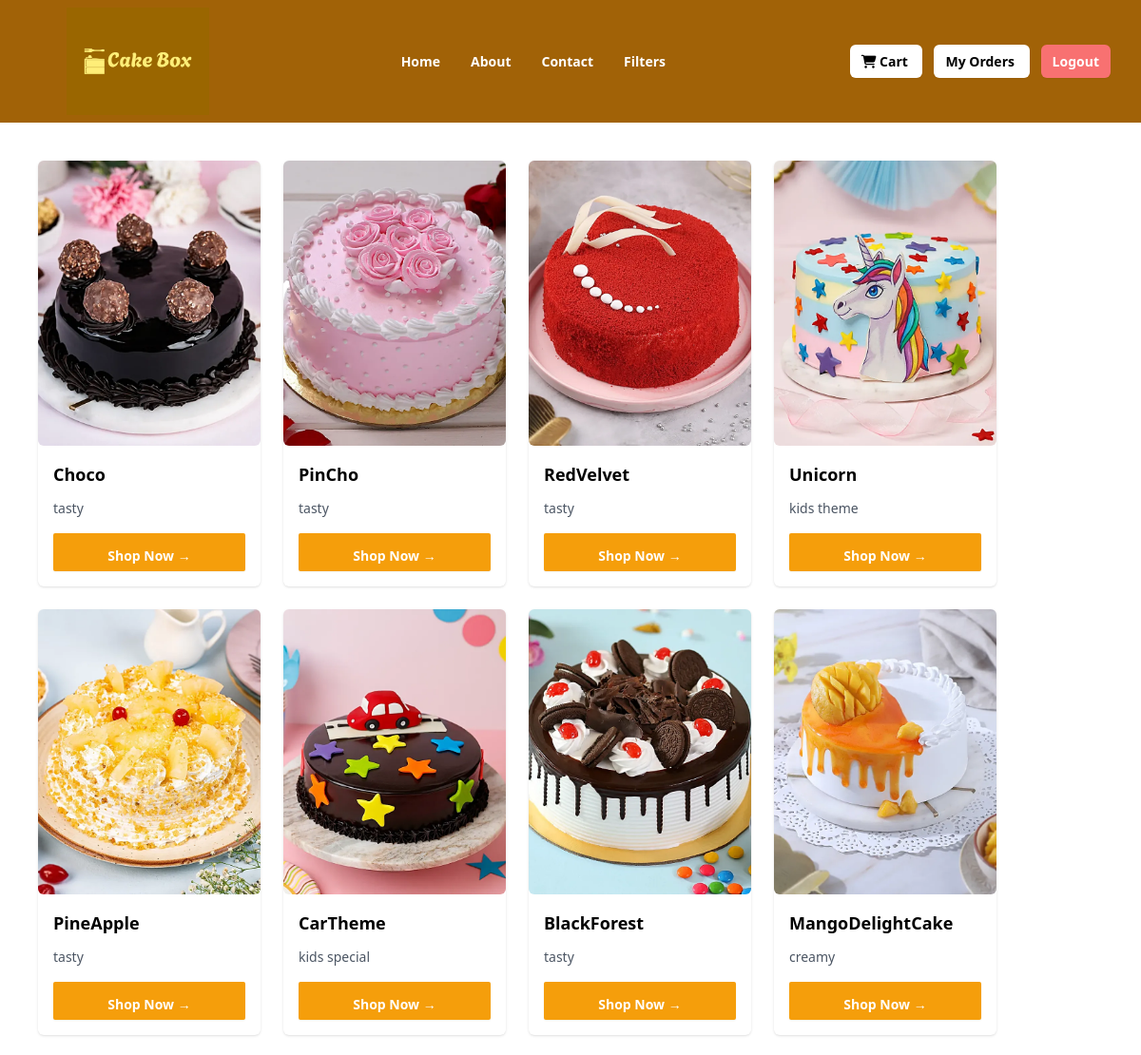
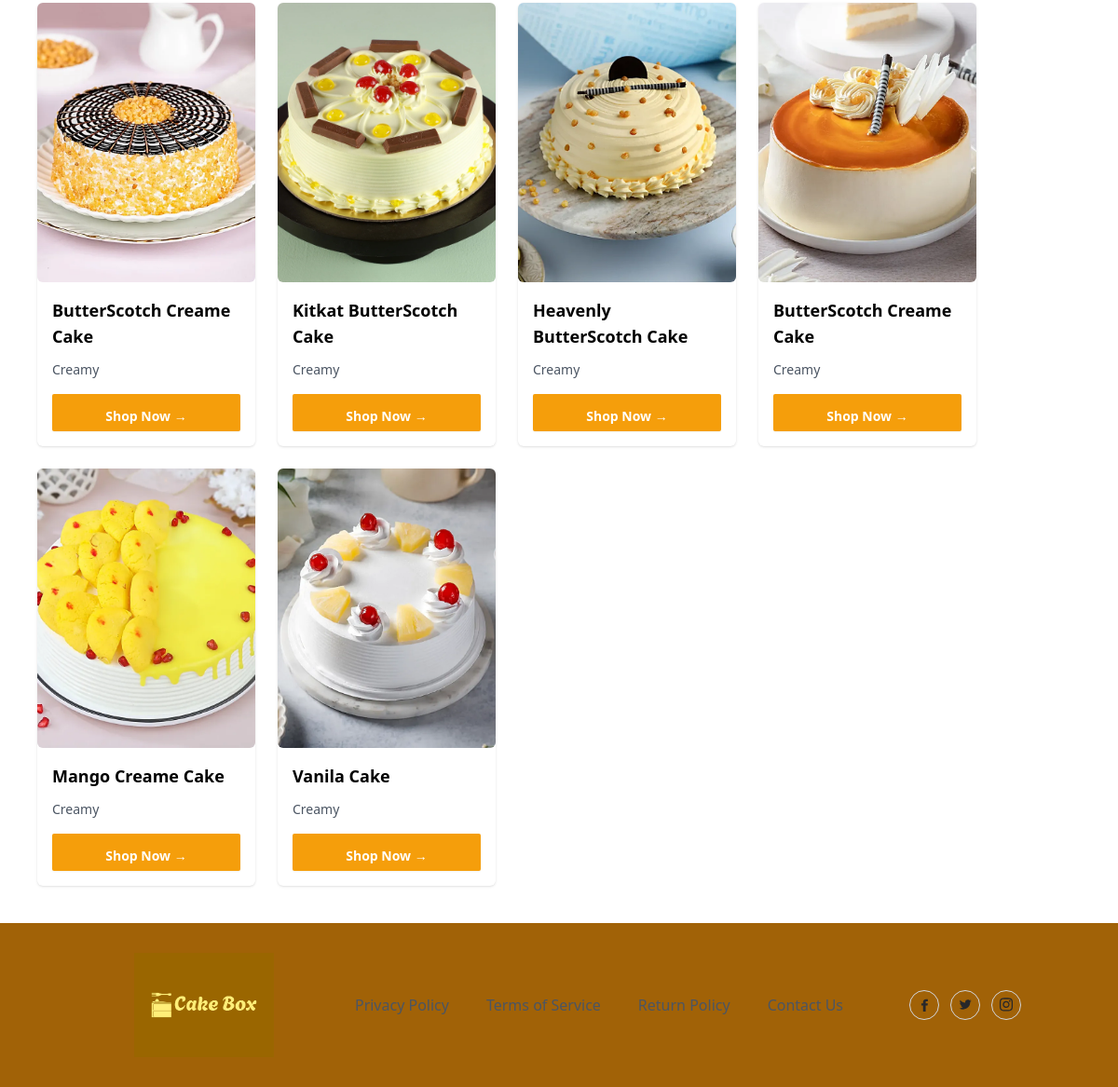
The app's page /index/ with its own data (2 pictures, top to bottom).
### kart/models.py (models this page shows, shortened)
class Cake(models.Model):
    title = models.CharField(max_length=200)
    description = models.TextField(null=True, blank=True)
    category_object = models.ForeignKey(Category,on_delete=models.CASCADE)
    size_object=models.ManyToManyField(Size)
    flavour_object = models.ManyToManyField(Flavour)
    occasion_object=models.ForeignKey(Occasion,on_delete=models.CASCADE)
    tag_object=models.ManyToManyField(Tag)
    image = models.ImageField(upload_to='product_images', null=True, blank=True, default='product_images/default.jpg')
    created_date = models.DateTimeField(auto_now_add=True)
    updated_date = models.DateTimeField(auto_now=True)
    is_active = models.BooleanField(default=True)

### kart/views.py (the view)
# urls.py: path("index/",views.IndexView.as_view(),name="index"),
class IndexView(View):
    def get(self,request,*args,**kwargs):
        qs=Cake.objects.all()
        return render(request,"index.html",{"data":qs})

### kart/templates/index.html (shortened to what this page needs)
{%extends 'base.html'%}
{%block main_block%}
<div class="container ms-8">
  <div class="mx-auto grid w-full max-w-7xl items-center space-y-4 px-2 py-10 md:grid-cols-2 md:gap-6 md:space-y-0 lg:grid-cols-4">
    {%for c in data%}
    <div class="rounded-md shadow" data-aos="zoom-in-up"
    data-aos-duration="3000">
      <img
        src="{{c.image.url}}"
        alt="cake"
        class="rounded-md aspect-[16/9] w-full  md:aspect-auto md:h-[300px] lg:h-[300px] object-cover"
      />
      <div class="p-4">
        <h1 class="inline-flex items-center text-lg font-semibold">
          {{c.title}}
        </h1>
        <p class="mt-3 text-sm text-gray-600">
          {{c.description}}
        </p>
        <button
          type="button"
          class="mt-4 w-full rounded-sm bg-amber-500 px-2 py-1.5 text-sm font-semibold text-white shadow-sm hover:bg-black/80 focus-visible:outline focus-visible:outline-2 focus-visible:outline-offset-2 focus-visible:outline-black"
        >
        <a href="{% url 'cake-detail' c.id%}" class="mt-2 inline-flex cursor-pointer items-center text-sm font-semibold text-white">
          Shop Now →
        </a>
        </button>
      </div>
    </div>
  {%endfor%}
  </div>
</div>
{%endblock%}

### kart/templates/base.html (shortened to what this page needs)
<!DOCTYPE html>
{%load static%}
<html lang="en">
<head>
    <link href="https://unpkg.com/aos@2.3.1/dist/aos.css" rel="stylesheet">
  <link rel="stylesheet" href="https://cdnjs.cloudflare.com/ajax/libs/font-awesome/6.5.1/css/all.min.css"
 />
    <script src="https://cdn.tailwindcss.com"></script>
</head>
<body>
    <div class="relative w-full bg-yellow-700 text-white">
        <div class="mx-auto flex max-w-7xl items-center justify-between px-4 py-2 sm:px-6 lg:px-8">
          <div class="inline-flex items-center space-x-2">
            <span>
              <svg
                width="30"
                height="30"
                viewBox="0 0 50 56"
                fill="none"
                xmlns="http://www.w3.org/2000/svg"
              >
              </svg>
            </span>
           <a href="{%url 'index'%}"><img src="{%static 'images/cake-box-high-resolution-logo (1).jpeg'%}" alt="logo" width="150px" height="100px"></a>
          </div>
          <div class="hidden lg:block">
            <ul class="inline-flex space-x-8">
              <li>
                <a
                  href="{%url 'index'%}"
                  class="text-sm font-semibold text-white-800 hover:text-yellow-500"
                >
                  Home
                </a>
              </li>
              <li>
                <a
                  href="{%url 'about'%}"
                  class="text-sm font-semibold text-white-800 hover:text-yellow-500"
                >
                  About
                </a>
              </li>
              <li>
                <a
                  href="{%url 'contact'%}"
                  class="text-sm font-semibold text-white-800 hover:text-yellow-500"
                >
                  Contact
                </a>
              </li>
              <li>
                <a
                  href="{%url 'filter-list'%}"
                  class="text-sm font-semibold text-white-800 hover:text-yellow-500"
                >
                  Filters
                </a>
              </li>
            </ul>
          </div>
          <div class="hidden lg:block">
            <a
              href="{%url 'cart-summary'%}"
              class="rounded-md bg-white px-3 py-2 text-sm font-semibold text-black shadow-sm hover:bg-white/80 focus-visible:outline focus-visible:outline-2 focus-visible:outline-offset-2 focus-visible:outline-black"
            >
            <i class="fa-solid fa-cart-shopping"></i>
              Cart
            </a>
            <a
              href="{%url 'order-summary'%}"
              class="rounded-md bg-white px-3 ms-3 py-2 text-sm font-semibold text-black shadow-sm hover:bg-white/80 focus-visible:outline focus-visible:outline-2 focus-visible:outline-offset-2 focus-visible:outline-black"
            >
              My Orders
            </a>
            <a
              href="{%url 'signout'%}"
              class="rounded-md ms-3 bg-red-400 px-3 py-2 text-sm font-semibold text-white shadow-sm hover:bg-white/80 focus-visible:outline focus-visible:outline-2 focus-visible:outline-offset-2 focus-visible:outline-black"
            >
              Logout
            </a>
          </div>
        </div>
      </div>
    {%block main_block%}
    {%endblock%}
    <section class="relative overflow-hidden  bg-yellow-700 text-white py-8">
        <div class="container relative z-10 mx-auto px-4">
          <div class="-m-8 flex flex-wrap items-center justify-between">
            <div class="w-auto p-8">
              <a href="#">
                <div class="inline-flex items-center">
                  <a href="{%url 'index'%}"><img src="{%static 'images/cake-box-high-resolution-logo (1).jpeg'%}" alt="logo" width="150px" height="100px"></a>
                </div>
              </a>
            </div>
            <div class="w-auto p-8">
              <ul class="-m-5 flex flex-wrap items-center">
                <li class="p-5">
                  <a class="font-medium text-gray-600 hover:text-gray-700" href="#">
                    Privacy Policy
                  </a>
                </li>
                <li class="p-5">
                  <a class="font-medium text-gray-600 hover:text-gray-700" href="#">
                    Terms of Service
                  </a>
                </li>
                <li class="p-5">
                  <a class="font-medium text-gray-600 hover:text-gray-700" href="#">
                    Return Policy
                  </a>
                </li>
                <li class="p-5">
                  <a class="font-medium text-gray-600 hover:text-gray-700" href="{%url 'contact'%}">
                    Contact Us
                  </a>
                </li>
              </ul>
            </div>
            <div class="w-auto p-8">
              <div class="-m-1.5 flex flex-wrap">
                <div class="w-auto p-1.5">
                  <a href="#">
                    <div class="flex h-8 w-8 items-center justify-center rounded-full border border-gray-300 hover:border-gray-400">
                    </div>
                  </a>
                </div>
                <div class="w-auto p-1.5">
                  <a href="#">
                    <div class="flex h-8 w-8 items-center justify-center rounded-full border border-gray-300 hover:border-gray-400">
                    </div>
                  </a>
                </div>
                <div class="w-auto p-1.5">
                  <a href="#">
                    <div class="flex h-8 w-8 items-center justify-center rounded-full border border-gray-300 hover:border-gray-400">
                    </div>
                  </a>
                </div>
              </div>
            </div>
          </div>
        </div>
      </section>
</body>
</html>

### records on screen
Cake: image (picture), title "Choco", description "tasty"
Cake: image (picture), title "PinCho", description "tasty"
Cake: image (picture), title "RedVelvet", description "tasty"
Cake: image (picture), title "Unicorn", description "kids theme"
Cake: image (picture), title "PineApple", description "tasty"
Cake: image (picture), title "CarTheme", description "kids special"
Cake: image (picture), title "BlackForest", description "tasty"
Cake: image (picture), title "MangoDelightCake", description "creamy"
Cake: image (picture), title "ButterScotch Creame Cake", description "Creamy"
Cake: image (picture), title "Kitkat ButterScotch Cake", description "Creamy"
Cake: image (picture), title "Heavenly ButterScotch Cake", description "Creamy"
Cake: image (picture), title "ButterScotch Creame Cake", description "Creamy"
Cake: image (picture), title "Mango Creame Cake", description "Creamy"
Cake: image (picture), title "Vanila Cake", description "Creamy"
